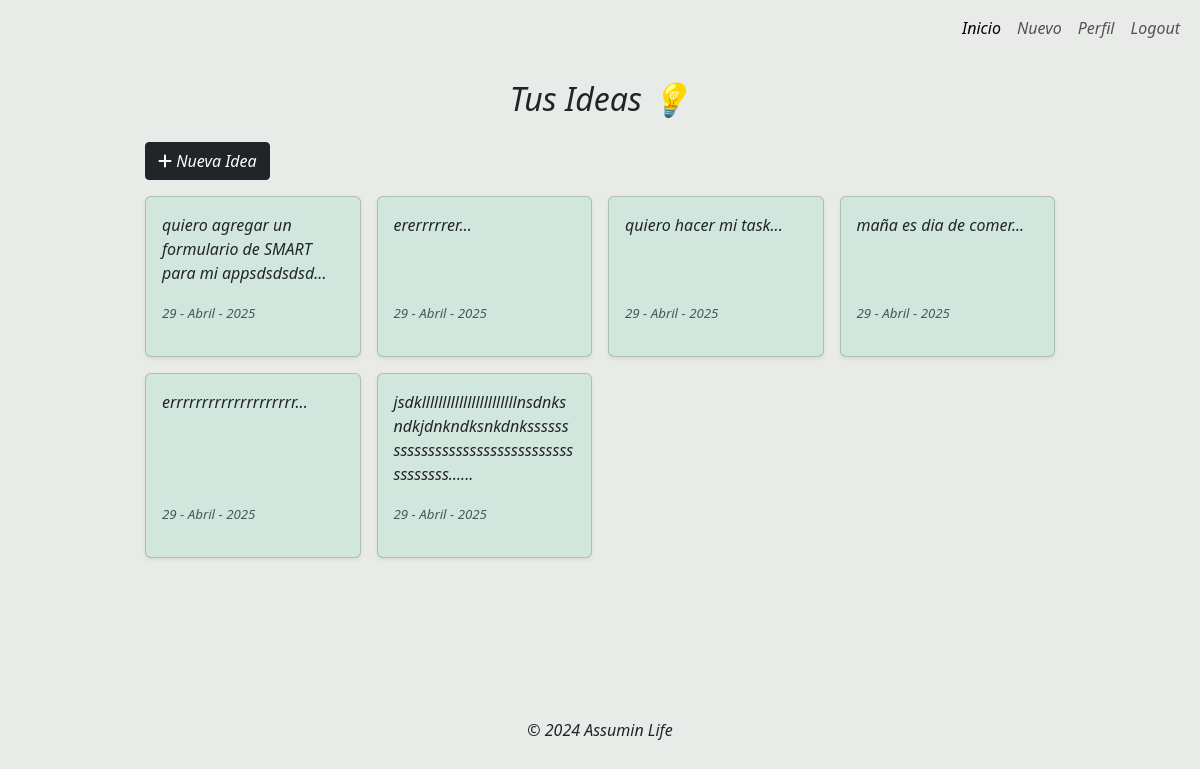
/new_ideas/list/ (signed in), run on an earlier commit of the app's database.
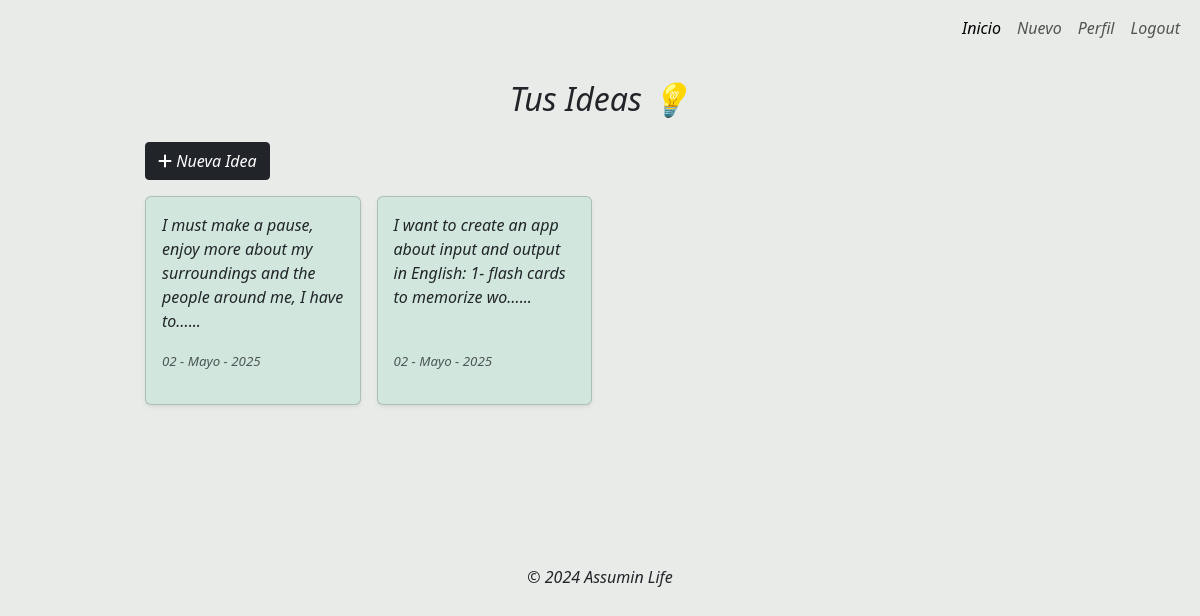
And on a later commit of the database.
### new_ideas/models.py (models this page shows, shortened)
class AddNewIdeas(models.Model):
    user         = models.ForeignKey(User, on_delete=models.CASCADE)
    idea         = models.TextField("¿Cuál es tu idea?", blank=True)
    created_date = models.DateTimeField(auto_now_add=True)
    updated      = models.DateTimeField(auto_now=True)
    slug         = models.SlugField(unique=True)   # ¡No blank=True, obligatorio!

### new_ideas/views.py (the view)
# urls.py: path('list/', NewIdeasListView.as_view(), name='new_ideas_list'),
class NewIdeasListView(LoginRequiredMixin, ListView):
    model = AddNewIdeas
    template_name = 'new_ideas/list.html'
    context_object_name = 'ideas'
    login_url = 'login'  # URL a la que redirige si no está autenticado
    def get_queryset(self):
        return AddNewIdeas.objects.filter(user=self.request.user).order_by('created_date')

### new_ideas/templates/new_ideas/list.html (shortened to what this page needs)
{% extends 'layouts/base_login.html' %}
{% block content %}
<div class="container mt-4">
  <div class="col-12 col-md-10 offset-md-1">
    <h2 class="text-center mb-4" style="font-style: oblique;">Tus Ideas 💡</h2>
  <div class="d-flex justify-content-start mt-4 mb-3">
    <a href="{% url 'new_ideas_create' %}" class="btn btn-dark rounded-1" style="font-style: oblique;"><i class="fa-solid fa-plus"></i> Nueva Idea</a>
  </div>
  {% if ideas %}
    <div class="row justify-content-start g-3">
      {% for idea in ideas %}
        <div class="col-12 col-sm-6 col-md-4 col-lg-3">
          <a href="{% url 'new_ideas_detail' idea.slug %}" class="text-decoration-none">
            <div class="card h-100 shadow-sm rounded-2 bg-success-subtle">
              <div class="card-body d-flex flex-column">
                <p class="card-text mb-auto" style="font-style: oblique; font-weight: 400;">{{ idea.idea | truncatechars:90 }}...</p>
                <p class="mt-3 text-muted" style="font-size: 0.95rem;"><small>{{ idea.created_date|date:"d - F - Y" }}</small></p>
              </div>
            </div>
          </a>
        </div>
      {% endfor %}
    </div>
  {% else %}
    <p class="text-md-start mt-3">No tienes ideas anotadas.</p>
  {% endif %}
  </div>
</div>
{% endblock %}

What changed in the data, as far as the page shows it:
removed AddNewIdeas: idea "quiero agregar un formulario de SMART para mi appsdsdsdsd", created_date "29 - Abril - 2025"
removed AddNewIdeas: idea "ererrrrrer", created_date "29 - Abril - 2025"
removed AddNewIdeas: idea "quiero hacer mi task", created_date "29 - Abril - 2025"
removed AddNewIdeas: idea "maña es dia de comer", created_date "29 - Abril - 2025"
removed AddNewIdeas: idea "errrrrrrrrrrrrrrrrrrr", created_date "29 - Abril - 2025"
removed AddNewIdeas: idea "jsdklllllllllllllllllllllllnsdnksndkjdnkndksnkdnkssssssssssssssssssssssssssssssssssssssss…", created_date "29 - Abril - 2025"
added AddNewIdeas: idea "I must make a pause, enjoy more about my surroundings and the people around me, I have to…", created_date "02 - Mayo - 2025"
added AddNewIdeas: idea "I want to create an app about input and output in English: 1- flash cards to memorize wo…", created_date "02 - Mayo - 2025"
